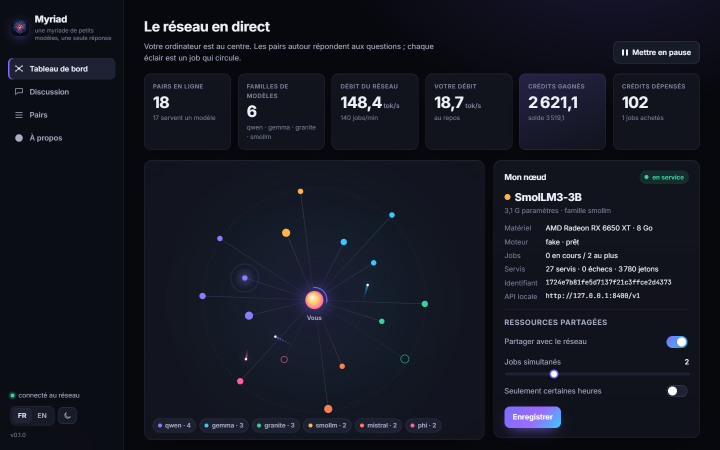
#> input picture app/docs/screenshot-dashboard.png, 1440 x 900 px (shown at 1/2 size); its folder holds 5 pictures in this run
$ python landing_images.py
#> lines starting #> are read from the running program, lines starting #| are printed output that depends on the picture
"""Optimised copies of the app screenshots (docs/screenshot-*.png) for the landing page
(myriad/landing/img/*.webp), plus the social preview image (og.jpg, 1200x630). Needs Pillow:

    uv run --extra desktop python scripts/landing_images.py
"""
from __future__ import annotations

from pathlib import Path

from PIL import Image

APP = Path(__file__).resolve().parent.parent
DOCS = APP / "docs"
OUT = APP / "myriad" / "landing" / "img"
SHOTS = ["dashboard", "chat", "agents", "wizard-models", "peers", "dashboard-light-en"]
WIDTH = 1200


def main() -> None:
    OUT.mkdir(parents=True, exist_ok=True)
    for name in SHOTS:
        im = Image.open(DOCS / f"screenshot-{name}.png").convert("RGB")
#> im is the input picture: PIL image 1440x900 RGB; mean R, G, B 20.6, 23.1, 33.7
        if im.width > WIDTH:
            im = im.resize((WIDTH, round(im.height * WIDTH / im.width)), Image.LANCZOS)
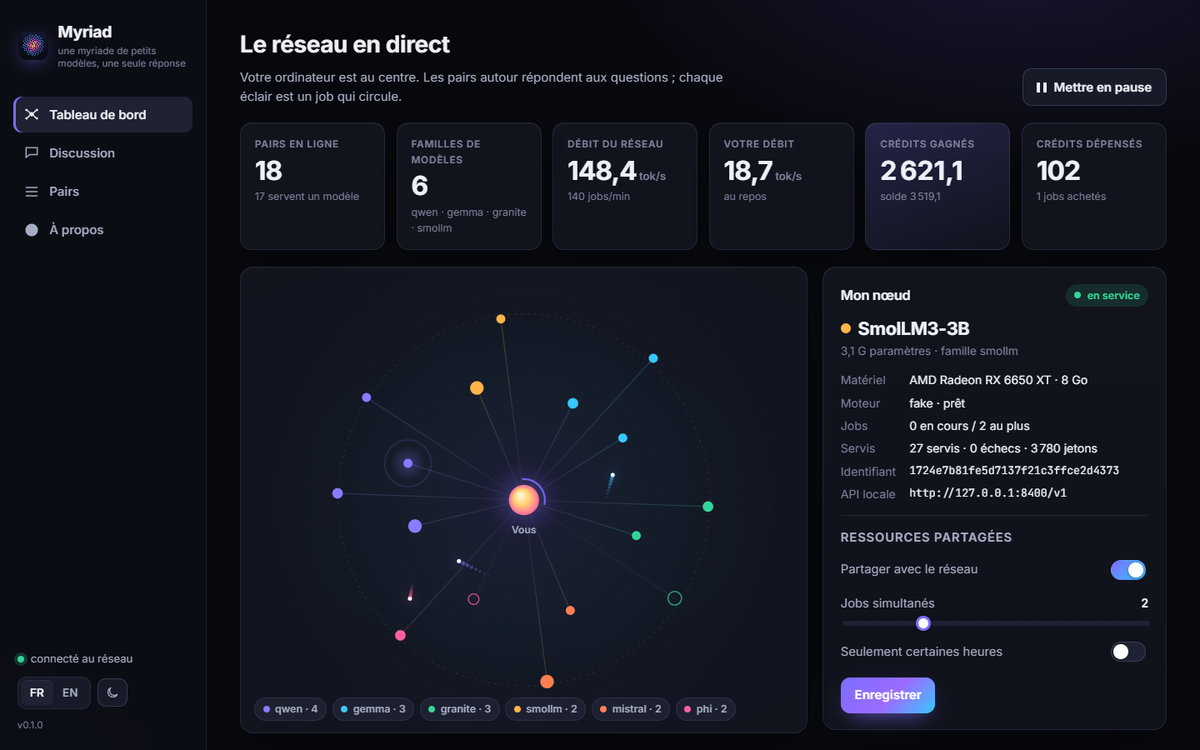
#> im: PIL image 1200x750 RGB; mean R, G, B 20.6, 23.1, 33.8
        dst = OUT / f"{name}.webp"
        im.save(dst, "WEBP", quality=80, method=6)
        print(f"{dst.relative_to(APP)}: {im.width}x{im.height}, {dst.stat().st_size // 1024} kB")
#| myriad/landing/img/dashboard.webp: 1200x750, 38 kB
    # Social preview: the dashboard, cropped to 1200x630 around its top.
    im = Image.open(DOCS / "screenshot-dashboard.png").convert("RGB")
    scale = 1200 / im.width
    im = im.resize((1200, round(im.height * scale)), Image.LANCZOS).crop((0, 0, 1200, 630))
    dst = OUT / "og.jpg"
    im.save(dst, "JPEG", quality=82, optimize=True, progressive=True)
    print(f"{dst.relative_to(APP)}: 1200x630, {dst.stat().st_size // 1024} kB")


if __name__ == "__main__":
#> (the run stopped early here; a loop or call above may not have finished)
